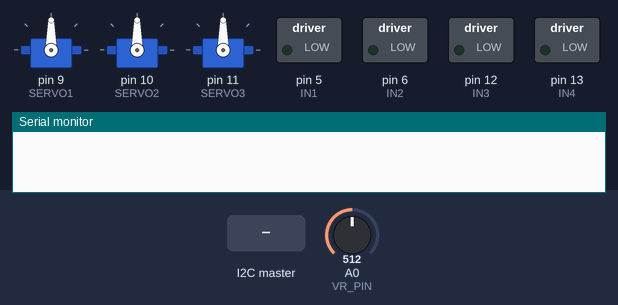
This sketch was run on a simulated Arduino Uno, built with avr-gcc and run on an emulated ATmega328P. Parts: 3 × servo, switched loads named in the sketch (green lamp = pin HIGH), the last lines printed to the serial monitor. The test bench sets the inputs (shaded band); at power-on: A0 (VR_PIN) = 512.

Above: at 1.2 s.
1.3 s: the I2C master sends the byte 1
At 2.5 s:
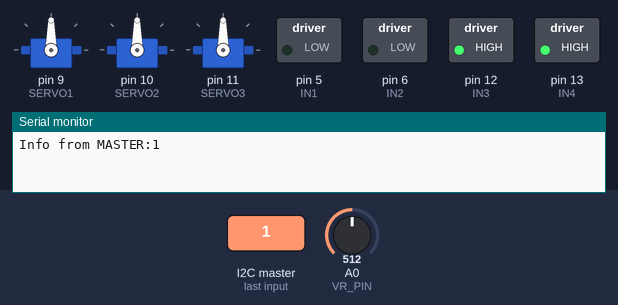
2.8 s: A0 (VR_PIN) set to 490
At 3.2 s:
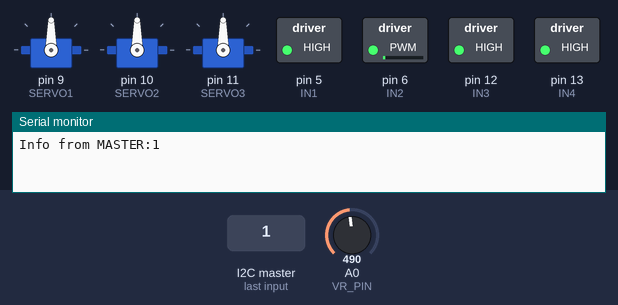
4.3 s: A0 (VR_PIN) set to 533
At 5.5 s:
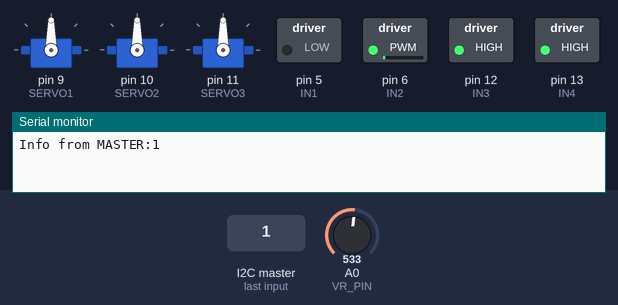
5.8 s: A0 (VR_PIN) set to 716
At 6.9 s:
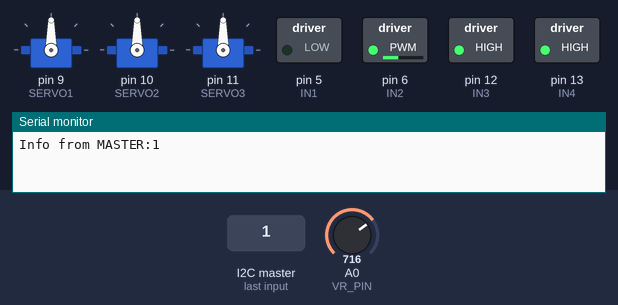
7.3 s: A0 (VR_PIN) set to 900
At 8.1 s:
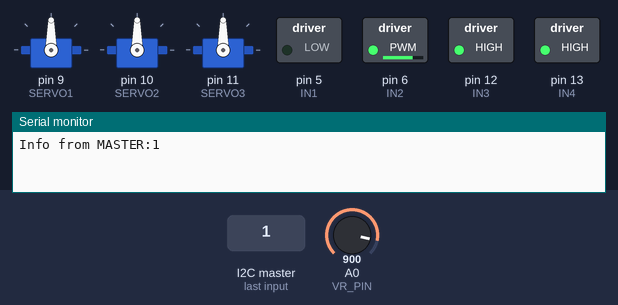
8.8 s: A0 (VR_PIN) set to 1023
At 9.3 s:
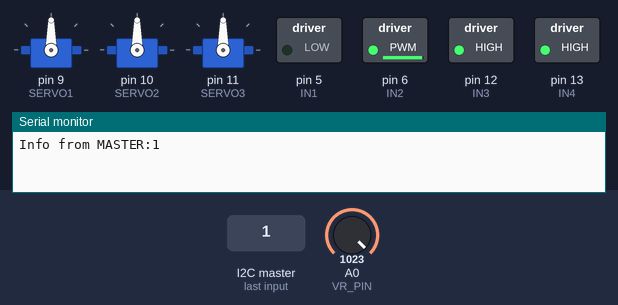
Timing chart, 0 to 11.3 s (numbered marks = the images above; inputs shaded):
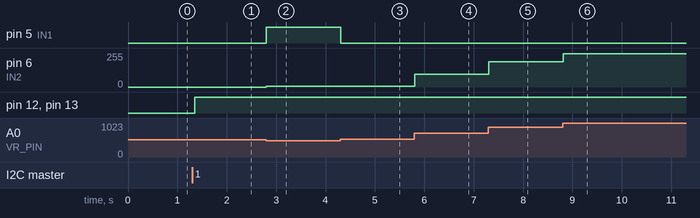

Measured:
- after the input at 1.3 s, pin 12 (IN3), pin 13 (IN4): LOW → HIGH after 0.05 s
- after the input at 2.8 s, pin 5 (IN1): LOW → HIGH at once; pin 6 (IN2): 0/255 → 5/255 at once
- after the input at 4.3 s, pin 5 (IN1): HIGH → LOW at once
- after the input at 5.8 s, pin 6 (IN2): 5/255 → 96/255 at once
- after the input at 7.3 s, pin 6 (IN2): 96/255 → 188/255 at once
- after the input at 8.8 s, pin 6 (IN2): 188/255 → 250/255 at once

The sketch:

motor_arduino.ino
```cpp
/* motor_arduino.ino
 * 的動作Arduino の制御
 */

#include <Wire.h>
#include <Servo.h>
#include "motor_define.h"

/* サーボ宣言 */
Servo servo1, servo2, servo3;

unsigned char status; // ステータス
byte b; // Wire.read用

void setup() {
  Serial.begin(9600);
  // Wire定義
  Wire.begin(SLAVE_ADDRESS);
  Wire.onReceive(slv_receive);

  // サーボ設定
  servo1.attach(SERVO1);
  servo2.attach(SERVO2);
  servo3.attach(SERVO3);

  // 初期状態の設定
  status = WAIT;
}

void loop() {
  if(status != WAIT && status != START && status != STOP){
    status = RUNNING;
  }
  if(status == WAIT) {
    // 待機状態

    // MASTER からSTARTが送られたらステータスがSTARTに遷移
    if(b == START) {
      status = START;
    }
  } else if(status == START) {
    // ゲーム開始時状態

    // パカパカをあける
    servo1.write(0);
    servo2.write(0);
    servo3.write(0);
    delay(1000);

    // ゲーム中状態に遷移
    status = RUNNING;

  } else if(status == RUNNING) {
    // ゲーム中状態

    /* 当たった的がパカパカなら対応するサーボを動かす */
    if(b == TARGET1) {
      servo1.write(90);
    }
    if(b == TARGET2) {
      servo2.write(90);
    }
    if(b == TARGET3) {
      servo3.write(90);
    }

    /* 観覧車を動かす */
    READ_VR();
    PWM_SYORI();
    delay(50);

    /* モグラを動かす */
    PWM_SYORI_MOGURA();
    delay(50);

    // MASTERからSTOPが送られたら終了状態に遷移
    if(b == STOP) {
      status = STOP;
    }
  } else if(status == STOP) {
    // 終了処理
  } else {
    // ここにはこない
  }
}

/* 観覧車モータ用処理１ */
void READ_VR(void) {
  VR_VALUE =analogRead(VR_PIN);
  if((VR_VALUE >= 500) && (VR_VALUE <= 523)) {
    STATUS = 0;
    PWM_VALUE = 0;
  }
  if(VR_VALUE <= 499) {
    STATUS = 1;
    PWM_VALUE = (500 - VR_VALUE)/2;
  }
  if(VR_VALUE >= 524) {
    STATUS = 2;
    PWM_VALUE = (VR_VALUE - 523)/2;
  }
}

/* 観覧車モータ用処理２ */
void PWM_SYORI(void) {
  if(STATUS == 0) {
    analogWrite(IN1, 0);
    analogWrite(IN2, 0);
  }
  if(STATUS == 1) {
    analogWrite(IN1, 255);
    analogWrite(IN2, PWM_VALUE);
  }
  if(STATUS == 2) {
    analogWrite(IN1, 0);
    analogWrite(IN2, PWM_VALUE);
  }
}

/* モグラ用モータ処理 */
void PWM_SYORI_MOGURA(void) {
  analogWrite(IN3, 255);
  analogWrite(IN4, 255);
}

/*MASTERから情報が送られたときの割り込み関数 */
void slv_receive() {
  // 変数bに送られた情報を格納する
  while (Wire.available()) {
    status = Wire.read();
  }

  // デバッグ用 ///////
  Serial.print("Info from MASTER:");
  Serial.println(status);
  ////////////////////
}
```

motor_define.h
```cpp
#ifndef _MOTOR_DEFINE_H_
#define _MOTOR_DEFINE_H_

#define SLAVE_ADDRESS 9 // 的動作Arduino のSLVアドレス

/* 的動作Arduino のステータス */
#define WAIT 100
#define START 101 // MAINと合わせる
#define RUNNING 102
#define STOP 103 // MAINと合わせる

/* サーボのピン番号 */
// パカパカ
#define SERVO1 9
#define SERVO2 10
#define SERVO3 11

/* 観覧車用モータ情報 */
#define IN1 5
#define IN2 6
int VR_PIN = A0;
int VR_VALUE;
int PWM_VALUE;
int STATUS;

/* モグラ用モータ */
#define IN3 12
#define IN4 13

/* パカパカの的番号 */
#define TARGET1 13
#define TARGET2 14
#define TARGET3 15

#endif /* _MOTOR_DEFINE_H_ */
```
